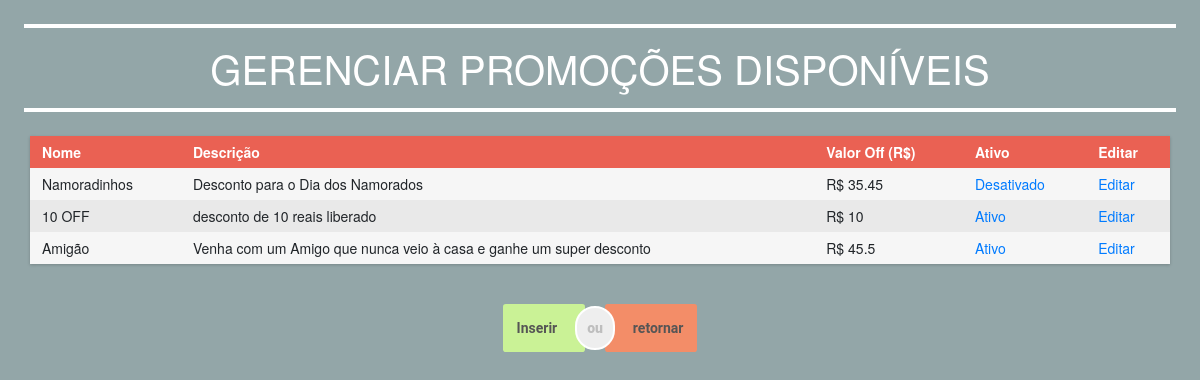
The app's page /Front/gerencia-promocao.php (signed in) with its own data.
### tables this page shows
CREATE TABLE `promocao` (
  `id_promocao` int(11) NOT NULL,
  `vl_promocao` double NOT NULL,
  `nm_promocao` varchar(20) NOT NULL,
  `ds_promocao` longtext NOT NULL,
  `ativo` int(11) NOT NULL
);

### Back/chamadas.php (called while the page is built, shortened)
<?php
Class Chamadas{
    function verListaPromocao(){
        require_once('classes.php');
        $lanchonete = new Lanchonete();
        $promos = $lanchonete->verListaPromocao();
        return $promos;
    }
}
?>

### Back/conexao.php (called while the page is built, shortened)
<?php
class Conexao{
    public $servername = "127.0.0.1";
    public $username = "root";
    public $password = "";
    public $dbname = "id10939434_lancheonnet";
    function connectToDatabase(){
        $conn = new mysqli($this->servername, $this->username, $this->password, $this->dbname);
        mysqli_set_charset($conn, 'utf8');
        return $conn;
    }
    function selectAllPromocao(){
        $sql = "SELECT * FROM PROMOCAO";
        $conn = $this->connectToDatabase();
        if($stmt = $conn->prepare($sql)){
            if($stmt->execute()){
            } else{
            }
        } else{
             echo $conn->error;
        }
        $result = $stmt->get_result();
        if($result->num_rows){
            $promocoes = array();
            while($row = $result->fetch_assoc()){
                $promocoes[$row['id_promocao']]['id'] = $row['id_promocao'];
                $promocoes[$row['id_promocao']]['valor'] = $row['vl_promocao'];
                $promocoes[$row['id_promocao']]['nome'] = $row['nm_promocao'];
                $promocoes[$row['id_promocao']]['descricao'] = $row['ds_promocao'];
                $promocoes[$row['id_promocao']]['ativo'] = $row['ativo'];
            }
            return $promocoes;
        }
    }
}
?>

### Back/classes.php (called while the page is built, shortened)
<?php
require_once('conexao.php');
class Lanchonete{
    function verListaPromocao(){
        $conexao = new Conexao();
        $promocoes = $conexao->selectAllPromocao();
        return $promocoes;
    }
}
?>

### Front/gerencia-promocao.php (the view, shortened to what this page needs)
<?php session_start();
include('header-adm.php');
include('./../Back/chamadas.php');
$base = new Chamadas();
$promos = $base->verListaPromocao();
?>
<section style="margin: 2%;">
	<hr style="border:white 2px solid;">
		<h1 style="text-align: center; color: white;"> GERENCIAR PROMOÇÕES DISPONÍVEIS </h1>
	<hr style="border:white 2px solid;">
</section>
<section>
	<div class="container">
		<div class="row">
			<div class="table tableMesa">
			    <div class="row header">
			      <div class="cell">
			        Nome
			      </div>
			      <div class="cell" >
			        Descrição
			      </div>
			      <div class="cell">
			        Valor Off (R$)
			      </div>
			      <div class="cell">
			        Ativo
			      </div>
			      <div class="cell atualizar">
			        Editar
			      </div>
			    </div>
			<?php foreach ($promos as $promo) { ?>
				<div class="row">
			      <div class="cell" >
			        <span id="<?php echo 'promo-'.$promo['id'] ?>"><?php echo $promo['nome']; ?></span>
			      </div>
			      <div class="cell" >
			        <span id="<?php echo 'desc-'.$promo['id'] ?>"><?php echo $promo['descricao']; ?></span>
			      </div>
			      <div class="cell" >
			        R$ <span id="<?php echo 'valor-'.$promo['id'] ?>"><?php echo $promo['valor']; ?></span>
			      </div>
			      <div class="cell">
			      	<a href="#" class="desativarPromocao" data-id='<?php echo $promo['id'];?>' data-ativo='<?php echo ($promo['ativo']==1) ? 0 : 1;  ?>' >
			      		<?php echo ($promo['ativo']==1) ? 'Ativo' : 'Desativado';  ?>
			      	</a>
			      </div>
			      <div class="cell">
			      	<a href="#" class="atualizar" data-id='<?php echo $promo['id'];?>' > Editar </a>
			      </div>
			    </div>
			<?php } ?>
			</div>
			<div style="margin: 0 auto;">
					<button class="yes-button blur-hover btn-acao inserir" data-item="prato">Inserir</button>
					<button class="or-button rectangalize-hover btn-acao">ou</button>
					<button class="no-button blur-hover btn-acao retornar"> retornar</button>
			</div>
		</div>
	</div>
</section>

### Front/style.css (style rules this page uses)
body, html { height: 100%; margin: 0; }
* { box-sizing: border-box; }
body { font-family: "Helvetica Neue", Helvetica, Arial; font-size: 14px; line-height: 20px; font-weight: 400; color: #3b3b3b; -webkit-font-smoothing: antialiased; font-smoothing: antialiased; background: #2b2b2b; }
.table { margin: 0 0 40px 0; width: 100%; box-shadow: 0 1px 3px rgba(0, 0, 0, 0.2); display: table; }
.table .row { display: table-row; background: #f6f6f6; }
.table .row:nth-of-type(odd) { background: #e9e9e9; }
.row.header { font-weight: 900; color: #ffffff; background: #ea6153!important; }
.cell { padding: 6px 12px; display: table-cell; }
.btn-acao { padding: 1em; border-radius: .2em; outline: none; background-color: #EEE; border: none; color: #555; font-weight: 700; font-family: 'Roboto', sans-serif; cursor: pointer; transition: .2s; box-shadow: 0em 0em 3em rgba(0,0,0,0); }
.yes-button { background-color: rgb(202, 242, 150); text-align: left; padding-right: 2em; z-index: 1; position: relative; }
.or-button { background: #eee; text-align: center; padding: 10px; border-radius: 33px; border: .2em solid #fff; margin: -1em; cursor: default; font-weight: 800; color: rgba(0,0,0,0.2); z-index: 2; position: relative; }
.no-button { background-color: rgb(243, 141, 104); text-align: right; padding-left: 2em; z-index: 1; position: relative; }

### Front/gerencia-promocao.php (style rules this page uses)
body { background-color: #93a6a8; }

### records on screen
promocao: nm_promocao "Namoradinhos", ds_promocao "Desconto para o Dia dos Namorados", vl_promocao "35.45", ativo "Desativado"
promocao: nm_promocao "10 OFF", ds_promocao "desconto de 10 reais liberado", vl_promocao "10", ativo "Ativo"
promocao: nm_promocao "Amigão", ds_promocao "Venha com um Amigo que nunca veio à casa e ganhe um super desconto", vl_promocao "45.5", ativo "Ativo"
